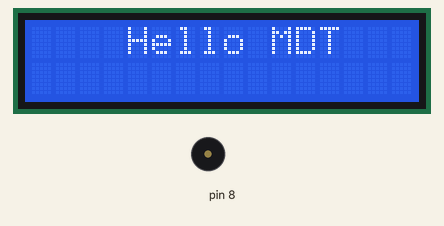
Recording of a sketch running on a simulated Arduino Uno, built with avr-gcc and run on an emulated ATmega328P. On the bench: 16×2 character LCD, buzzer (waves = sounding).

Above: at 0.1 s.
Timing chart, 0 to 3.3 s (numbered marks = the images above):
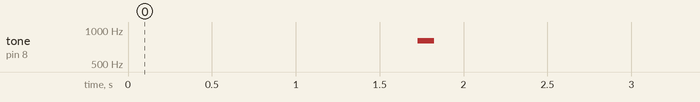

The sketch:

6.Complete.ino
```cpp
#include "LiquidCrystal_I2C.h"
LiquidCrystal_I2C lcd(0x27, 16, 2);


void setup() {

  lcd.init();
  lcd.backlight();

  lcd.setCursor(4, 0);
  lcd.print("Hello MDT");

  delay(1000);
  lcd.clear();

  delay(650);

  pinMode(8, OUTPUT);
  tone(8,800,100);
  delay(400);


}

void loop() {
  lcd.setCursor(4, 0);
  delay(1000);

}
```
